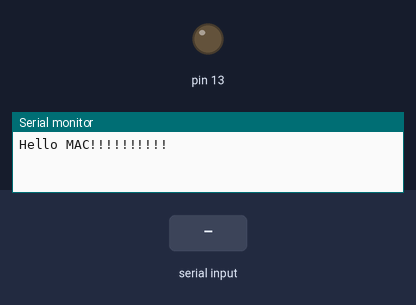
Bench run of a sketch on a simulated Arduino Uno, built with avr-gcc and run on an emulated ATmega328P. Shown: output pins drawn as LEDs (lit = HIGH), the last lines printed to the serial monitor. The inputs (shaded band) are chosen by the test bench.

Above: at 1.2 s.
1.3 s: "1\n" received over Serial
At 3.5 s:
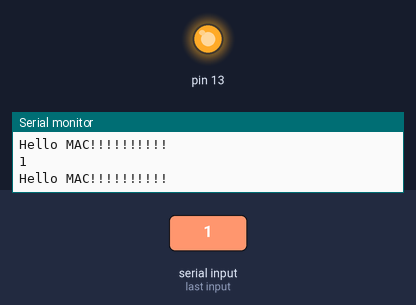
3.8 s: "90,45\n" received over Serial
At 5.7 s:
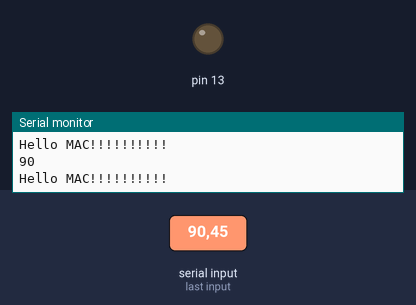
Timing chart, 0 to 7.2 s (numbered marks = the images above; inputs shaded):
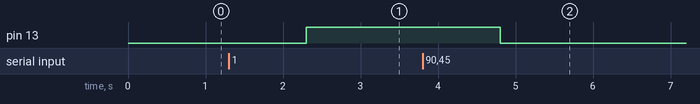

Measured:
- after the input at 1.3 s, pin 13: LOW → HIGH after 1.0 s
- after the input at 3.8 s, pin 13: HIGH → LOW after 1.0 s

The sketch:

serial_print_02082022.ino
```cpp
int x;
void setup() {
  // put your setup code here, to run once:
  Serial.begin(9600);
  pinMode(13, OUTPUT);

}

void loop() {
  // put your main code here, to run repeatedly:
  Serial.println("Hello MAC!!!!!!!!!!");
  while (!Serial.available());
  x = Serial.readString().toInt();
  Serial.println(x);
  if (x == 1){
    digitalWrite(13, HIGH);
  }else{
    digitalWrite(13, LOW);
  }
  Serial.flush();
  delay(100);

}
```
